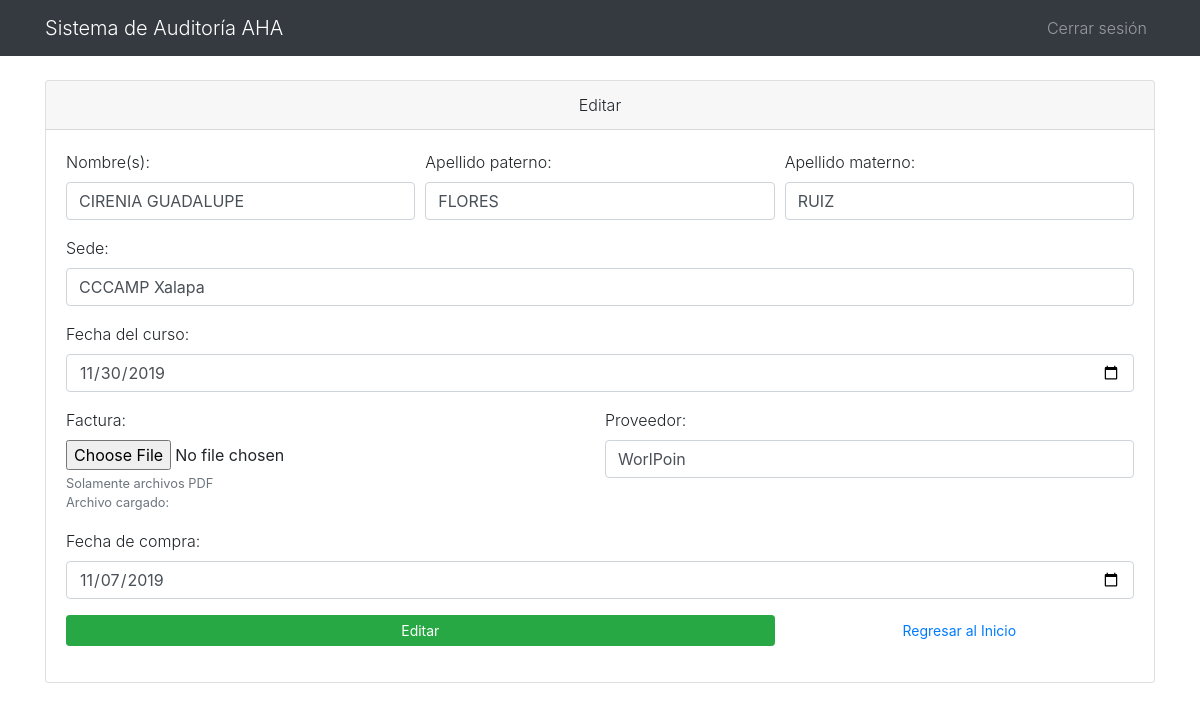
The page /public/editar.php?id=3 on the database its author committed.
### tables this page shows
CREATE TABLE `registro_facturas` (
  `id` int(11) NOT NULL,
  `nombre` text NOT NULL,
  `apellidoPaterno` text NOT NULL,
  `apellidoMaterno` text NOT NULL,
  `sede` text NOT NULL,
  `fechaCurso` date NOT NULL,
  `proveedor` text NOT NULL,
  `fechaCompra` date NOT NULL
);

### public/editar.php (the view, shortened to what this page needs)
<?php
    $id = $_GET['id'];
    include_once '../../config/config.php';
    $sentencia = $pdo->prepare("SELECT * FROM registro_facturas WHERE id = ?;");
    $sentencia->execute([$id]);
    $registro_factura = $sentencia->fetch(PDO::FETCH_OBJ);
?>
<!DOCTYPE html>
<html lang="es">
<head>
    <link rel="stylesheet" href="../../dist/css/bootstrap.min.css">
    <link rel="stylesheet" href="https://cdnjs.cloudflare.com/ajax/libs/font-awesome/5.13.1/css/all.min.css">
</head>
<body class="font-weight-light">
    <nav class="navbar navbar-expand-lg navbar-dark bg-dark">
        <div class="container">
            <a href="" class="navbar-brand">
                Sistema de Auditoría AHA
            </a>
            <div class="collapse navbar-collapse justify-content-end" id="navbar">
                <ul class="navbar-nav">
                    <li class="nav-item">
                        <a href="" class="nav-link">Cerrar sesión</a>
                    </li>
                </ul>
            </div>
        </div>
    </nav>
    <div class="container my-4">
        <div class="card">
            <div class="card-header text-center">
                Editar
            </div>
            <div class="card-body">
                <form action="actions/edit.php" method="post" enctype="multipart/form-data">
                     <div class="form-row">
                        <div class="form-group col-md-4">
                            <label for="">Nombre(s):</label>
                            <input type="text" name="nombre" id="nombre" class="form-control" required value="<?php echo $registro_factura->nombre ?>">
                        </div>
                        <div class="form-group col-md-4">
                            <label for="">Apellido paterno:</label>
                            <input type="text" name="apellidoPaterno" id="apellidoPaterno" class="form-control" required value="<?php echo $registro_factura->apellidoPaterno ?>">
                        </div>
                        <div class="form-group col-md-4">
                            <label for="">Apellido materno:</label>
                            <input type="text" name="apellidoMaterno" id="apellidoMaterno" class="form-control" required value="<?php echo $registro_factura->apellidoMaterno ?>">
                        </div>
                        <div class="form-group col-md-12">
                            <label for="">Sede:</label>
                            <input type="text" name="sede" id="sede" class="form-control" required value="<?php echo $registro_factura->sede ?>">
                        </div>
                        <div class="form-group col-md-12">
                            <label for="">Fecha del curso:</label>
                            <input type="date" name="fechaCurso" id="fechaCurso" class="form-control" required value="<?php echo $registro_factura->fechaCurso ?>">
                        </div>
                        <div class="form-group col-md-6">
                            <div class="custom-file">
                                <label for="" class="">Factura:</label>
                                <input type="file" class="form-control-file" id="factura" name="factura" accept="application/pdf" value="">
                                <small class="form-text text-muted">
                                    Solamente archivos PDF
                                    <br>
                                    Archivo cargado:
                                </small>
                            </div>
                        </div>
                        <div class="form-group col-md-6">
                            <label for="">Proveedor:</label>
                            <input type="text" name="proveedor" id="proveedor" class="form-control" required value="<?php echo $registro_factura->proveedor ?>">
                        </div>
                        <div class="form-group col-md-12">
                            <label for="">Fecha de compra:</label>
                            <input type="date" name="fechaCompra" id="fechaCompra" class="form-control" required value="<?php echo $registro_factura->fechaCompra ?>">
                        </div>
                        <div class="form-group col-md-8 text-center">
                            <input type="submit" value="Editar" class="btn btn-success btn-block btn-sm">
                        </div>
                        <div class="form-group col-md-4">
                            <a href="index.php" class="btn btn-link btn-block btn-sm">Regresar al Inicio</a>
                        </div>
                    </div>
                </form>
            </div>
        </div>
    </div>
</body>
</html>

### rows shown on the page
registro_facturas: nombre "CIRENIA GUADALUPE", apellidoPaterno "FLORES", apellidoMaterno "RUIZ", sede "CCCAMP Xalapa", fechaCurso "11/30/2019", proveedor "WorlPoin", fechaCompra "11/07/2019"
